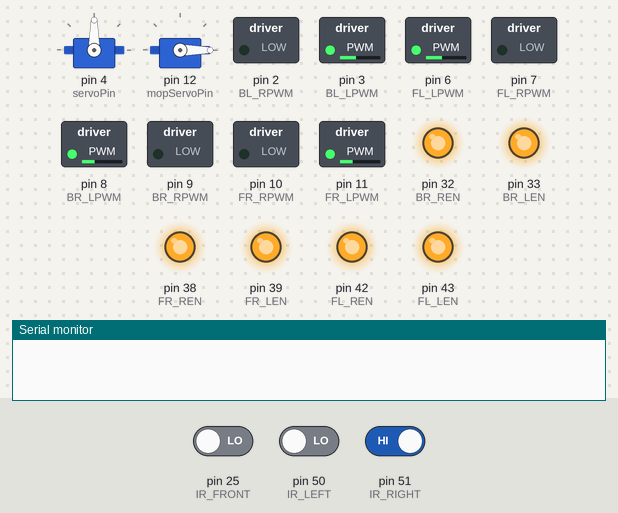
The sketch below on a simulated Arduino Mega 2560, built with avr-gcc and run on an emulated ATmega2560. On the bench: 2 × servo, switched loads named in the sketch (green lamp = pin HIGH), output pins drawn as LEDs (lit = HIGH), the last lines printed to the serial monitor. The test bench sets the inputs (shaded band); at power-on: pin 50 (IR_LEFT) LOW, pin 25 (IR_FRONT) LOW, pin 51 (IR_RIGHT) HIGH.

Above: at 1.2 s.
1.3 s: pin 50 (IR_LEFT) driven HIGH
At 1.66 s:
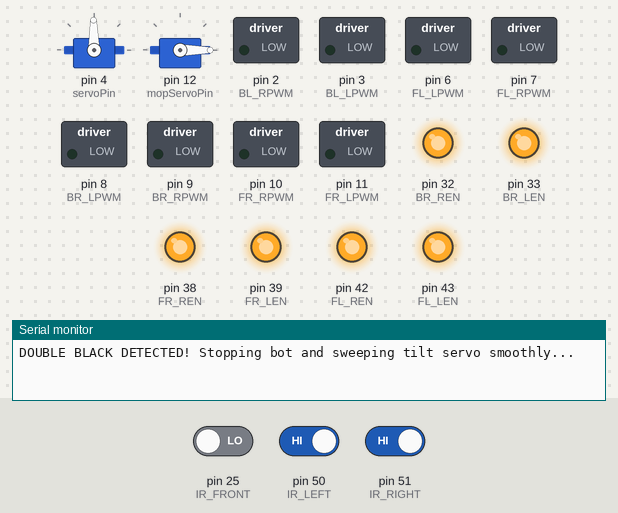
4.3 s: pin 25 (IR_FRONT) driven HIGH
At 4.96 s:
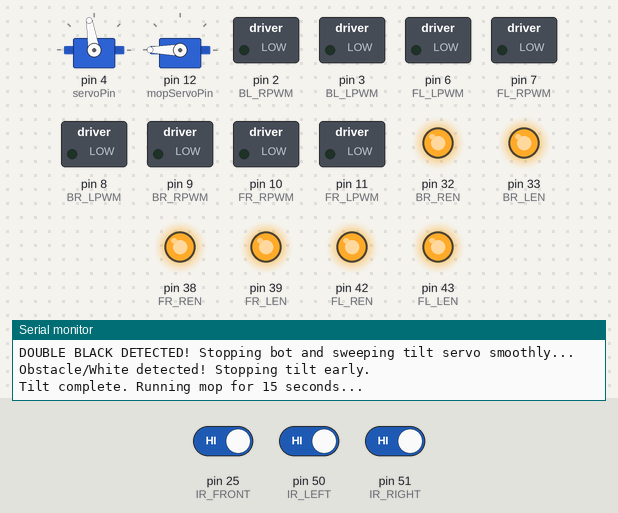
Timing chart, 0 to 44.7 s (numbered marks = the images above; inputs shaded):
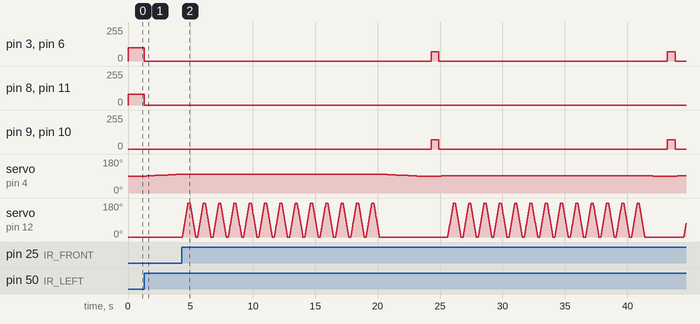

Measured:
- after the input at 1.3 s, pin 3 (BL_LPWM), pin 6 (FL_LPWM): 100/255 → 0/255 at once; pin 8 (BR_LPWM), pin 11 (FR_LPWM): 80/255 → 0/255 at once; servo on pin 4 (servoPin): moves from 90° to 99° over 2.7 s, starting after 0.19 s
- by itself, pin 9 (BR_RPWM), pin 10 (FR_RPWM): alternates 70/255 for 0.61 s and 0/255 for 18.3 s

The sketch:

sketch_apr9a.ino
```cpp
#include <Wire.h>
#include <Servo.h>

//  SERVO SETUP (LIFT/TILT)
Servo highTorqueServo;
const int servoPin = 4;
int basePosition = 1500;     // Starting point (Center)
int maxAngleOffset = 100;    // Maximum movement size (approx 45 degrees)

//  SERVO SETUP (MOP)
Servo mopServo;
const int mopServoPin = 12;

//  SERVO SPEED CONTROL (LIFT/TILT)
int stepDelay = 30;      // Milliseconds to wait (Higher = Slower)
int stepSize = 1;        // Microseconds to move per step (Lower = Smoother)


//  BACK LEFT
const int BL_RPWM = 2;
const int BL_LPWM = 3;
const int BL_REN  = 44;
const int BL_LEN  = 45;

//  BACK RIGHT
const int BR_RPWM = 9;
const int BR_LPWM = 8;
const int BR_REN  = 32;
const int BR_LEN  = 33;

//  FRONT LEFT
const int FL_RPWM = 7;
const int FL_LPWM = 6;
const int FL_REN  = 42;
const int FL_LEN  = 43;

//  FRONT RIGHT
const int FR_RPWM = 10;
const int FR_LPWM = 11;
const int FR_REN  = 38;
const int FR_LEN  = 39;

//  IR SENSORS
const int IR_LEFT  = 50;
const int IR_RIGHT = 51;
const int IR_FRONT = 25; // New TCRT5000 sensor in front

//  SPEED SETTINGS
int BASE_SPEED = 45;
int TURN_SPEED = 100;
int REVERSE_SPEED = 80;
int PUSH_SPEED = 70;

// Adjust these if behavior is inverted
const int BLACK = HIGH;
const int WHITE = LOW;
// TCRT5000 usually outputs LOW when it detects a reflection (white/obstacle)
const int OBSTACLE_DETECTED = HIGH;

void setup() {
  Serial.begin(9600);

  //  Initialize Servos
  highTorqueServo.attach(servoPin, 500, 2500);
  highTorqueServo.writeMicroseconds(basePosition); // Set to starting position

  mopServo.attach(mopServoPin, 500, 2500); // Initialize Mop Servo
  mopServo.write(0); // Set mop to starting position

  // Initialize motor pins
  int allPins[] = {
    BL_RPWM, BL_LPWM, BL_REN, BL_LEN,
    BR_RPWM, BR_LPWM, BR_REN, BR_LEN,
    FL_RPWM, FL_LPWM, FL_REN, FL_LEN,
    FR_RPWM, FR_LPWM, FR_REN, FR_LEN
  };
  for (int i = 0; i < 16; i++) {
    pinMode(allPins[i], OUTPUT);
  }

  // Enable all motor drivers
  digitalWrite(BL_REN, HIGH); digitalWrite(BL_LEN, HIGH);
  digitalWrite(BR_REN, HIGH); digitalWrite(BR_LEN, HIGH);
  digitalWrite(FL_REN, HIGH); digitalWrite(FL_LEN, HIGH);
  digitalWrite(FR_REN, HIGH); digitalWrite(FR_LEN, HIGH);

  // Initialize IR pins
  pinMode(IR_LEFT, INPUT);
  pinMode(IR_RIGHT, INPUT);
  pinMode(IR_FRONT, INPUT); // Initialize front IR sensor
}

void loop() {
  //  READ IR SENSORS
  int left  = digitalRead(IR_LEFT);
  int right = digitalRead(IR_RIGHT);

  //  STOPPING LOGIC: BOTH SENSORS DETECT BLACK
  if (left == BLACK && right == BLACK) {
    Serial.println("DOUBLE BLACK DETECTED! Stopping bot and sweeping tilt servo smoothly...");

    // 1. Stop the bot
    stopBot();

    // 2. Perform Smooth Servo Tilt (To max offset OR until IR detects obstacle)
    int finalTiltPosition = basePosition; // Variable to remember where it stops

    for (int currentPos = basePosition; currentPos <= (basePosition + maxAngleOffset); currentPos += stepSize) {
      highTorqueServo.writeMicroseconds(currentPos);
      finalTiltPosition = currentPos; // Update the stopping position
      delay(stepDelay);

      // FIX: Ignore the IR sensor for the first 20 microseconds of movement.
      // This gives the servo a tiny "blind zone" to lift off the resting surface
      // so the sensor doesn't instantly trigger on the next cycle.
      if (currentPos > (basePosition + 20)) {
        if (digitalRead(IR_FRONT) == OBSTACLE_DETECTED) {
          Serial.println("Obstacle/White detected! Stopping tilt early.");
          break; // Stop tilting immediately
        }
      }
    }

    // 3. MOP SWEEPING FOR 15 SECONDS
    Serial.println("Tilt complete. Running mop for 15 seconds...");
    unsigned long mopStartTime = millis();

    // Run this loop as long as the difference between current time and start time is less than 15000ms (15 sec)
    while (millis() - mopStartTime < 15000) {

      // Sweep Forward 180 degrees (Original fast speed)
      for (int angle = 0; angle <= 180; angle += 4) {
        mopServo.write(angle);
        delay(10);
      }
      delay(150); // Momentum pause

      // Sweep Backward to 0 degrees (Original fast speed)
      for (int angle = 180; angle >= 0; angle -= 4) {
        mopServo.write(angle);
        delay(10);
      }
      delay(150); // Momentum pause
    }

    Serial.println("Mop sweep finished. Returning tilt servo to base...");

    // 4. Return Tilt Servo smoothly starting from wherever it stopped
    for (int currentPos = finalTiltPosition; currentPos >= basePosition; currentPos -= stepSize) {
      highTorqueServo.writeMicroseconds(currentPos);
      delay(stepDelay);
    }

    delay(1000); // Pause for 1 second at the starting point

    // 5. Resume movement
    Serial.println("Servo sequence complete. Pushing hard to cross the mark...");
    goForward(PUSH_SPEED); // Apply the higher burst of power
    delay(600);            // Slightly longer delay to ensure it crosses the line
  }
  // --- STANDARD LINE FOLLOWING LOGIC ---
  else if (left == WHITE && right == WHITE) {
    // Line is centered between sensors → go straight
    goForward(BASE_SPEED);
  }
  else if (left == BLACK && right == WHITE) {
    // Line drifting left → pivot left
    turnLeft();
  }
  else if (left == WHITE && right == BLACK) {
    // Line drifting right → pivot right
    turnRight();
  }
}

//  STOP ALL MOTORS
void stopBot() {
  analogWrite(BL_RPWM, 0);
  analogWrite(BL_LPWM, 0);
  analogWrite(FL_RPWM, 0);
  analogWrite(FL_LPWM, 0);

  analogWrite(BR_RPWM, 0);
  analogWrite(BR_LPWM, 0);
  analogWrite(FR_RPWM, 0);
  analogWrite(FR_LPWM, 0);
}

//  ALL WHEELS FORWARD
void goForward(int speed) {
  // Left side forward
  analogWrite(BL_RPWM, 0);
  analogWrite(BL_LPWM, speed);
  analogWrite(FL_RPWM, 0);
  analogWrite(FL_LPWM, speed);
  // Right side forward
  analogWrite(BR_RPWM, speed);
  analogWrite(BR_LPWM, 0);
  analogWrite(FR_RPWM, speed);
  analogWrite(FR_LPWM, 0);
}

//  PIVOT LEFT: left wheels REVERSE, right wheels FORWARD
void turnLeft() {
  // Left side REVERSE
  analogWrite(BL_RPWM, REVERSE_SPEED);
  analogWrite(BL_LPWM, 0);
  analogWrite(FL_RPWM, REVERSE_SPEED);
  analogWrite(FL_LPWM, 0);
  // Right side FORWARD
  analogWrite(BR_RPWM, TURN_SPEED);
  analogWrite(BR_LPWM, 0);
  analogWrite(FR_RPWM, TURN_SPEED);
  analogWrite(FR_LPWM, 0);
}

//  PIVOT RIGHT: left wheels FORWARD, right wheels REVERSE
void turnRight() {
  // Left side FORWARD
  analogWrite(BL_RPWM, 0);
  analogWrite(BL_LPWM, TURN_SPEED);
  analogWrite(FL_RPWM, 0);
  analogWrite(FL_LPWM, TURN_SPEED);
  // Right side REVERSE
  analogWrite(BR_RPWM, 0);
  analogWrite(BR_LPWM, REVERSE_SPEED);
  analogWrite(FR_RPWM, 0);
  analogWrite(FR_LPWM, REVERSE_SPEED);
}
```
